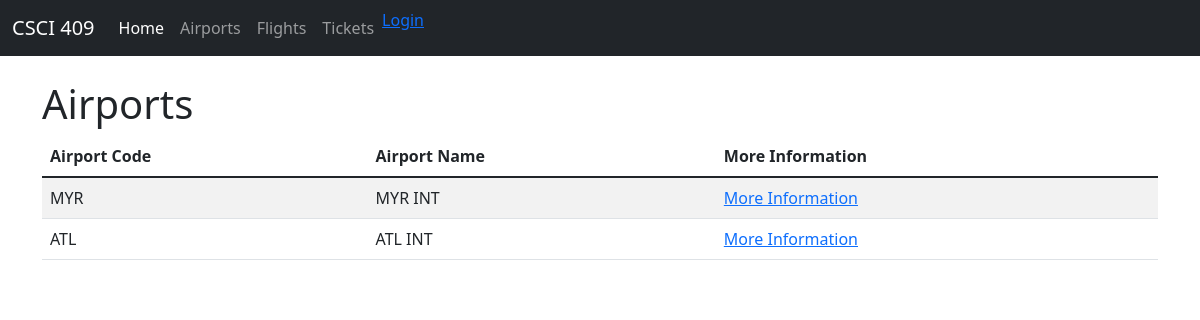
/, run on an earlier commit of the app's database.
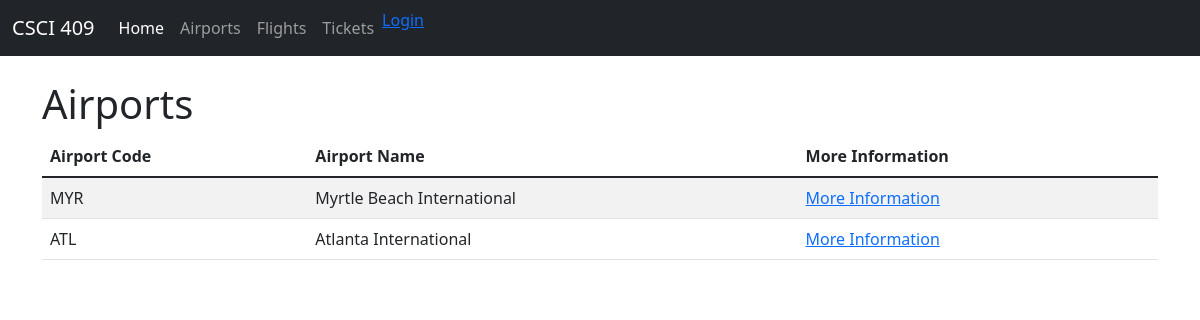
And on a later commit of the database.
### airports/models.py (models this page shows)
class Airport(models.Model):
    name = models.CharField(max_length=255)
    airport_code = models.CharField(max_length=3)
    address = models.CharField(max_length=255)
    city = models.CharField(max_length=255)
    state = models.CharField(max_length=2)
    zipcode = models.CharField(max_length=5)
    is_open = models.BooleanField()

### airports/views.py (the view)
# urls.py: path('', views.index),
def index(request):
    airports = Airport.objects.all()  # gather data from the database
    context = {'airports': airports}  # assign it to a context variable
    return render(request, 'airports/index.html', context)  # render the template with the context data

### airports/templates/airports/index.html
{% extends 'base.html' %}
{% block content %}
<h1>Airports</h1>
<table class="table table-striped">
    <thead>
        <tr>
            <th scope="col">Airport Code</th>
            <th scope="col">Airport Name</th>
            <th scope="col">More Information</th>
        </tr>
    </thead>
    <tbody>
        {% for airport in airports %}
            <tr>
                <td>{{ airport.airport_code }}</td>
                <td>{{ airport.name }}</td>
                <td><a href="/airports/{{ airport.airport_code }}">More Information</a></td>
            </tr>
        {% endfor %}
    </tbody>
</table>
{% endblock %}

What changed in the data, as far as the page shows it:
changed Airport "MYR": name "MYR INT" → "Myrtle Beach International"
changed Airport "ATL": name "ATL INT" → "Atlanta International"
